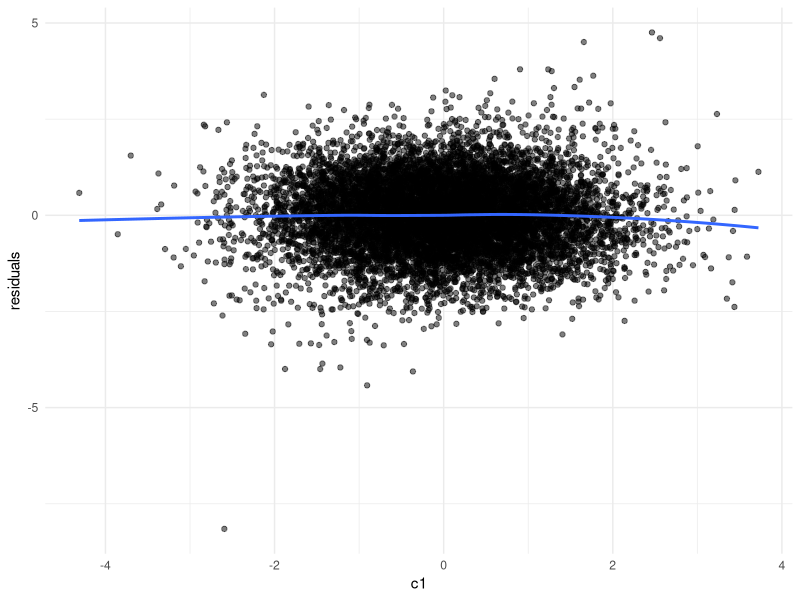

Write the R code that produced this figure.
# Here we create a script to create a data simulation for panel data. 
# We simulate X and Y, having autoregressive effects and a lag-1 crossed effect. 
# X and Y are both affected by a number of confounding variables C, which have stable effects
# over time as they represent time-invariant confounding variables, such as IQ. 
# The data simulation model will have the following properties:
#
# 1. Each variable will have an innovation (or unexplained variance) such that the total variance of each variable is 1.
# 2. Each variable will have a mean of 0. 
# 3. The autoregressive effects will be set to 0.25 for both X and Y.
# 4. The crossed lag-1 effect of X on Y will be set to 0.1.
# 5. The confounding variables will have effects of 0.2 on X and 0.15 Y.
# 6. The innovations will have residual correlations of 0.3 at each time-point, but not across time-points.
#
# Let's rephrase what we are doing here. We have got some knowns, because we specify them. They include the
# effects matrix A, the effects matrix B and the variance matrix psi. We also know that the diagonal of S 
# is supposed to be 1. This leaves us with 2 unknowns. We do not know the variance of the innovations, and we
# do not know the covariance between X and Y. Hence all code is actually just a way of solving for these unknowns
# that we need to simulate data. 

# reproducibility
set.seed(427) 

# load required libraries
library(mvtnorm)
library(psych)                                             # for descriptives
library(lavaan)                                            # for fitting CLPM
library(tidyverse)

### CLPM parameters ###
N <- 100000                                                # number of people
T <- 5                                                     # number of time points

ax <- 0.25                                                 # effect of X_(t-1) on X_t
ay <- 0.25                                                 # effect of Y_(t-1) on Y_t
bx <- 0.10                                                 # effect of Y_(t-1) on X_t
by <- 0.10                                                 # effect of X_(t-1) on Y_t
rho <- 0.30                                                # residual correlation of innovations
                                                          
# create the path matrix A from these effects
A <- matrix(c(ax, by, 
              bx, ay), 
            nrow = 2, byrow = TRUE)

### confounder parameters ###
k_lin <- 5                                                 # number of "basic" linear confounders (C1..C5)

# effects of linear confounders on X_t and Y_t
gamma_x_lin <- c(0.30, 0.25, 0.20, 0.15, 0.10)             # effect of confounders on X_t
gamma_y_lin <- c(0.30, 0.25, 0.20, 0.15, 0.10)             # effect of confounders on Y_t

# next we want to add a form of non-linearity. Namely three-way interactions between the confounders.
# We will create new confounders C_ijk = Ci * Cj * Ck for all 3-way combinations of the 5 confounders.
# This is still a "linear" effect in the model, but in the original confounders it is a non-linear term.

# total number of three-way interaction terms for 5 confounders is "5 choose 3" = 10
k_int <- choose(k_lin, 3)                                  # number of three-way interaction terms
k <- k_lin + k_int                                         # total number of confounder variables

# we specify the effect of each three-way interaction on X and Y
gamma_x_int <- rep(0.10, k_int)                            # effect of each 3-way interaction on X_t
gamma_y_int <- rep(0.10, k_int)                            # effect of each 3-way interaction on Y_t

# combine all effects into gamma vectors
# order will be: (C1, C2, C3, C4, C5, then all C_ijk interactions)
gamma_x <- c(gamma_x_lin, gamma_x_int)
gamma_y <- c(gamma_y_lin, gamma_y_int)

# path matrix B from confounders to (X, Y), 2 x k
B <- rbind(gamma_x, gamma_y)

# we can first generate our exogenous linear confounders, since they are exogenous
# we use the function rmvnorm to generate multivariate normal data
Psi_base <- diag(rep(1, k_lin))                            # variance-covariance matrix of base confounders (I in this case)
U_lin <- rmvnorm(N, 
                 mean  = rep(0, k_lin),                    # mean of confounders = 0, since we want standardised effect sizes
                 sigma = Psi_base)                         # base confounders C1..C5 ~ N(0,1), independent

# now we create the three-way interaction terms:
# for all triples (i, j, k) of the 5 confounders:
comb_3 <- combn(k_lin, 3)                                  # 3 x k_int matrix of indices
U_int_raw <- matrix(NA, nrow = N, ncol = k_int)
for (idx in 1:k_int) {
  i <- comb_3[1, idx]
  j <- comb_3[2, idx]
  k3 <- comb_3[3, idx]
  # C_ijk = Ci * Cj * Ck
  U_int_raw[, idx] <- U_lin[, i] * U_lin[, j] * U_lin[, k3]
}

# we can standardise the interaction terms so that they have mean 0 and variance 1
# (this makes the interpretation of gamma_x_int, gamma_y_int as "standardised" effect sizes easier)
U_int <- scale(U_int_raw)

# now we can combine the linear confounders and the interaction terms into one matrix U
# columns: first the k_lin linear confounders, then the k_int three-way interactions
U <- cbind(U_lin, U_int)                                   # N x k

# and empirically save their varcov matrix
Psi <- cov(U)                                              # full covariance of (C1..C5, all 3-way interactions)

### varcov matrixes ###
# we want the variance of each variable to be 1
S_target <- diag(2)                                        # since we have two variables, X and Y, we create a 2x2 identity matrix. This assumes NO covariance between X and Y
                                                           # further than the effects that were specified before

# the confounders are the only exogenous variables
# and as such, we can calculate the variance that they contribute to each variable (or occasion of the variable) directly
# which is simply the variance of the confounders*effect size 
# Psi contains their varcov matrix, and B contains the effect sizes. 
# we use var(Ax) = A*var(x)*A' -> B*Psi*B'.
# Note that Psi != I here, since the interactions are deterministic non-linear functions of C1..C5,
# which creates covariance between the linear terms and the interaction terms.
S_U  <- B %*% Psi %*% t(B)

# now we want to specify a correlation rho between the innovations of X and Y.
# which means the part that is not explained by the confounders or lagged relationships
# still correlate with each other. Our job is to find out: given we specify a value rho,
# denoting the correlation between the innovations of X and Y, what must the covariance between X and Y be,
# while accounting for the covariance that is already induced by the confounders and the lagged relationships.
# In one question: Given S_U, A and our desired rho, what must the covariance between X and Y be in order for
# the system to be stationary? 

find_c <- function(A, S_U, rho) {

  # function of c: difference between actual innovation correlation and target rho
  # we need to calculate how much covariance is induced by c and the lagged relationships
  f <- function(c) {

    # target stationary covariance of (X_t, Y_t)
    # the variances are 1 since we specified them to be
    # and the covariance is c, which we are searching for
    S_target_c <- matrix(c(1, c,
                           c, 1),
                         nrow = 2, byrow = TRUE)
    
    # dynamic part variance
    # first we get rid of the confounder-induced variance
    S_dyn_c <- S_target_c - S_U
    
    # now we can compute the innovation covariance matrix
    # based on the stationarity constraints
    Sigma_e_c <- S_dyn_c - t(A) %*% S_dyn_c %*% A
    
    # compute correlation of innovations
    # the variance of innovations of X is v1
    v1 <- Sigma_e_c[1, 1]
    # the variance of innovations of Y is v2
    v2 <- Sigma_e_c[2, 2]
    # their covariance is cov12
    cov12 <- Sigma_e_c[1, 2]
    # their correlation is then:
    corr_e <- cov12 / sqrt(v1 * v2)
    
    # this is then the difference between the desired correlation and the actual correlation
    corr_e - rho
  }

  # now this function f(c) should be zero when we have found the correct c
  # as such we can look for the value of c that makes f(c) = 0.
  # Note that if the matrix A would be symmetric, then v1=v2, and we have
  # a closed form solution for v. With two unknowns, we lack an equation and
  # need to solve numerically. 
  uniroot(f, interval = c(-0.99, 0.99))$root
}

# use the function to find the required covariance between X and Y
c_stat <- find_c(A, S_U, rho)

# overwrite S_target to include the stationary covariance between X and Y
S_target <- matrix(c(1, c_stat,
                     c_stat, 1),
                   nrow = 2, byrow = TRUE)

# variance by the dynamic process:
# now we know that any variance that does not come directly from the confounder, must come from the dynamic process (feed forward + innovations)
# since we also know that we want the variance of our variables to be 1, we can calculate the variance that we can still 'spend'
# on the dynamic part by simple subtraction:
S_dyn <- S_target - S_U

# now we can check if our matrix is positive semidefinite (i.e. that all eigenvalues are positive)
# i.e. we do not want to set our requirement so that we must generate data with negative variances. 
# we check that here.
# first we make it robust to small numerical errors created by floating point storage (S_dyn + t(S_dyn))/2
# and then extract the eigenvalues
eS <- eigen((S_dyn + t(S_dyn))/2)$values
# check if any are very close to, or smaller than 0. 
eS[eS<1e-10]

# now we need to compute the innovation covariance matrix.
# we compute how much innovation variance must be added, such that the dynamic process is stationary. 
# which means that the variance of X_t and Y_t do not change over time.
# read it like: how much innovation variance must we add such that the variance of each variable equals S_dyn. 
# and remember that if the variance of the dynamic process equals S_dyn, then all our variables have variances equal to S_target.
# 1. X_t = A X_(t-1) + e_t
# 2. for all variables: D_t = A D_t-1 + e_t
# 3. S_dyn = var(D_t) = A S_dyn A' + S_e (Since var(X_t) = A^2 * var(X_t-1) + var(e_t))
# 4. solve for S_e: S_e = S_dyn - A S_dyn A'
# note that this only works because the system is stationary! we can exclude the variance D_t receives directly from the confounders
# since it is the same at every step, and the variance of the dynamic process is the same at every step. If this would not be the case
# we would need to use formulas to compute how much innovation should be added to each measurement occasion separately.
Sigma_e <- S_dyn - t(A) %*% S_dyn %*% A

# and again we fix potential rounding error
Sigma_e <- (Sigma_e + t(Sigma_e))/2

# For t = 1, there is no carryover from a previous wave. The observed var-cov should be:
# Var([X1,Y1]) = S_U + Sigma_e1. To keep the same S_target at t=1, set:
Sigma_e1 <- S_dyn                             # because S_target = S_U + S_dyn
Sigma_e1 <- (Sigma_e1 + t(Sigma_e1))/2

# now we can simulate the dynamic process data for X and Y
# we add here the entire variance to each variable, so that is feed forward + innovations
# these are only X1 and Y1, so they only have the direct confounder effects

#  for t = 1: no lag yet, so Ddyn = e1 with Sigma_e1 ----
Ddyn <- rmvnorm(N,                            
  mean  = c(0,0),                              # mean of the variables X and Y = 0, since we want standardised effect sizes
  sigma = Sigma_e1)                            # dynamic part covariance for the first wave

# initialise df with N rows and 2*T + k columns. 2*T for X and Y, k for confounders
df <- matrix(NA, nrow = N, ncol = 2*T + k)
colnames(df) <- c(paste0("x", 1:T),
                  paste0("y", 1:T),
                  paste0("c", 1:k))

# save the confounders
# c1..c5 are the linear Cs, c6..c15 are the three-way interactions
df[, (2*T + 1):(2*T + k)] <- U

# we now add to the first wave X and Y the direct confounder effects
# where we have our confounders (U) and the effect sizes (B)
obs1 <- Ddyn + U %*% t(B)

# we can store the first wave in our dataframe now
df[, 1]    <- obs1[, 1] 
df[, 1+T ] <- obs1[, 2]

# a next wave can be simulated as:
# Ddyn <- Ddyn %*% t(A) + rmvnorm(N, sigma=Sigma_e)
# where we get the previous wave observations, times their effect sizes + the innovations such that var=1. 
# and afterwards we can again add the direct confounder effects
# obs <- Ddyn + U %*% t(B)
# write a loop to do this up to T occasions:
for(i in 2:T){ 

  # simulate the dynamic part
  Ddyn <- Ddyn %*% t(A) + rmvnorm(N, sigma = Sigma_e) 

  # add the direct confounder effects
  obs <- Ddyn + U %*% t(B) 

  # move the data to the dataframe
  df[, i]    <- obs[, 1] 
  df[, i+T ] <- obs[, 2] 
}

# check that the variance of each variable are 1
round(apply(df, 2, var), 3)

# check the varcov matrix
sigma <- cov(df)
round(sigma, 3)

# check descriptives
describe(df)

# create a sample dataframe for plotting residuals 
df_sample <- df[sample(1:nrow(df), 10000), ]

# example: fit a linear regression between X1 and C1
lm_fit <- lm(x1 ~ c1, data = as.data.frame(df_sample))

# save the residuals
residuals <- lm_fit$residuals

# plot the residuals versus C1
ggplot(df_sample, aes(x = c1, y = residuals)) +
  geom_point(alpha = 0.5) +
  geom_smooth(method = "loess", se = FALSE) +
  theme_minimal()

# we will run this script various times using different effect sizes to produce
# multiple datasets with different magnitudes of non-linearity. 
# write.csv(df, file = "Code/Data/Data_Sim_threeway5_Pop.csv", row.names = FALSE)
